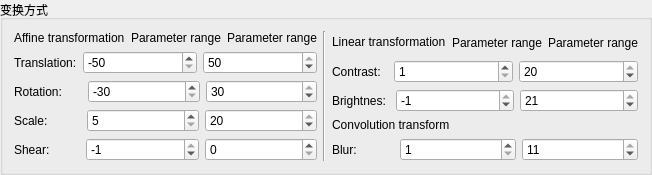
                   <widget class="QGroupBox" name="groupBox_2">
                    <property name="sizePolicy">
                     <sizepolicy hsizetype="Preferred" vsizetype="Preferred">
                      <horstretch>0</horstretch>
                      <verstretch>0</verstretch>
                     </sizepolicy>
                    </property>
                    <property name="title">
                     <string>变换方式</string>
                    </property>
                    <layout class="QHBoxLayout" name="horizontalLayout_54">
                     <item>
                      <layout class="QVBoxLayout" name="verticalLayout_24">
                       <item>
                        <layout class="QHBoxLayout" name="horizontalLayout_52">
                         <item>
                          <widget class="QLabel" name="label_32">
                           <property name="sizePolicy">
                            <sizepolicy hsizetype="Preferred" vsizetype="Fixed">
                             <horstretch>0</horstretch>
                             <verstretch>0</verstretch>
                            </sizepolicy>
                           </property>
                           <property name="text">
                            <string>Affine transformation</string>
                           </property>
                          </widget>
                         </item>
                         <item>
                          <widget class="QLabel" name="label_18">
                           <property name="text">
                            <string>Parameter range</string>
                           </property>
                          </widget>
                         </item>
                         <item>
                          <widget class="QLabel" name="label_19">
                           <property name="text">
                            <string>Parameter range</string>
                           </property>
                          </widget>
                         </item>
                        </layout>
                       </item>
                       <item>
                        <layout class="QHBoxLayout" name="horizontalLayout_44" stretch="0,1,1">
                         <item>
                          <widget class="QLabel" name="pingyi_Label_2">
                           <property name="text">
                            <string>Translation:</string>
                           </property>
                          </widget>
                         </item>
                         <item>
                          <widget class="QSpinBox" name="py_spinBox_1">
                           <property name="minimum">
                            <number>-50</number>
                           </property>
                           <property name="maximum">
                            <number>-1</number>
                           </property>
                           <property name="value">
                            <number>-50</number>
                           </property>
                          </widget>
                         </item>
                         <item>
                          <widget class="QSpinBox" name="py_spinBox_2">
                           <property name="minimum">
                            <number>0</number>
                           </property>
                           <property name="maximum">
                            <number>50</number>
                           </property>
                           <property name="value">
                            <number>50</number>
                           </property>
                          </widget>
                         </item>
                        </layout>
                       </item>
                       <item>
                        <layout class="QHBoxLayout" name="horizontalLayout_46" stretch="0,1,1">
                         <item>
                          <widget class="QLabel" name="xuanzhuan_Label_2">
                           <property name="text">
                            <string>Rotation:      </string>
                           </property>
                          </widget>
                         </item>
                         <item>
                          <widget class="QSpinBox" name="xz_spinBox_1">
                           <property name="minimum">
                            <number>-30</number>
                           </property>
                           <property name="maximum">
                            <number>-1</number>
                           </property>
                           <property name="value">
                            <number>-30</number>
                           </property>
                          </widget>
                         </item>
                         <item>
                          <widget class="QSpinBox" name="xz_spinBox_2">
                           <property name="minimum">
                            <number>0</number>
                           </property>
                           <property name="maximum">
                            <number>30</number>
                           </property>
                           <property name="value">
                            <number>30</number>
                           </property>
                          </widget>
                         </item>
                        </layout>
                       </item>
                       <item>
                        <layout class="QHBoxLayout" name="horizontalLayout_47" stretch="0,1,1">
                         <item>
                          <widget class="QLabel" name="suofang_Label_2">
                           <property name="text">
                            <string>Scale:          </string>
                           </property>
                          </widget>
                         </item>
                         <item>
                          <widget class="QSpinBox" name="sf_spinBox_1">
                           <property name="minimum">
                            <number>5</number>
                           </property>
                           <property name="maximum">
                            <number>12</number>
                           </property>
                          </widget>
                         </item>
                         <item>
                          <widget class="QSpinBox" name="sf_spinBox_2">
                           <property name="minimum">
                            <number>13</number>
                           </property>
                           <property name="maximum">
                            <number>20</number>
                           </property>
                           <property name="value">
                            <number>20</number>
                           </property>
                          </widget>
                         </item>
                        </layout>
                       </item>
                       <item>
                        <layout class="QHBoxLayout" name="horizontalLayout_48" stretch="0,1,1">
                         <item>
                          <widget class="QLabel" name="jianqie_Label_2">
                           <property name="text">
                            <string>Shear:         </string>
                           </property>
                          </widget>
                         </item>
                         <item>
                          <widget class="QSpinBox" name="jq_spinBox_1">
                           <property name="minimum">
                            <number>-5</number>
                           </property>
                           <property name="maximum">
                            <number>-1</number>
                           </property>
                          </widget>
                         </item>
                         <item>
                          <widget class="QSpinBox" name="jq_spinBox_2">
                           <property name="maximum">
                            <number>5</number>
                           </property>
                          </widget>
                         </item>
                        </layout>
                       </item>
                      </layout>
                     </item>
                     <item>
                      <widget class="Line" name="line_8">
                       <property name="orientation">
                        <enum>Qt::Vertical</enum>
                       </property>
                      </widget>
                     </item>
                     <item>
                      <layout class="QVBoxLayout" name="verticalLayout_25">
                       <item>
                        <layout class="QHBoxLayout" name="horizontalLayout_53">
                         <item>
                          <widget class="QLabel" name="label_35">
                           <property name="sizePolicy">
                            <sizepolicy hsizetype="Preferred" vsizetype="Fixed">
                             <horstretch>0</horstretch>
                             <verstretch>0</verstretch>
                            </sizepolicy>
                           </property>
                           <property name="text">
                            <string>Linear transformation</string>
                           </property>
                          </widget>
                         </item>
                         <item>
                          <widget class="QLabel" name="label_20">
                           <property name="text">
                            <string>Parameter range</string>
                           </property>
                          </widget>
                         </item>
                         <item>
                          <widget class="QLabel" name="label_22">
                           <property name="text">
                            <string>Parameter range</string>
                           </property>
                          </widget>
                         </item>
                        </layout>
                       </item>
                       <item>
                        <layout class="QHBoxLayout" name="horizontalLayout_50" stretch="0,1,1">
                         <item>
                          <widget class="QLabel" name="duibi_Label_2">
                           <property name="text">
                            <string>Contrast:  </string>
                           </property>
                          </widget>
                         </item>
                         <item>
                          <widget class="QSpinBox" name="db_spinBox_1">
                           <property name="minimum">
                            <number>1</number>
                           </property>
                           <property name="maximum">
                            <number>10</number>
                           </property>
                          </widget>
                         </item>
                         <item>
                          <widget class="QSpinBox" name="db_spinBox_2">
                           <property name="minimum">
                            <number>11</number>
                           </property>
                           <property name="maximum">
                            <number>20</number>
                           </property>
                           <property name="value">
                            <number>20</number>
                           </property>
                          </widget>
                         </item>
                        </layout>
                       </item>
                       <item>
                        <layout class="QHBoxLayout" name="horizontalLayout_51" stretch="0,1,1">
                         <item>
                          <widget class="QLabel" name="light_Label_2">
                           <property name="text">
                            <string>Brightnes: </string>
                           </property>
                          </widget>
                         </item>
                         <item>
                          <widget class="QSpinBox" name="ld_spinBox_1">
                           <property name="minimum">
                            <number>-21</number>
                           </property>
                           <property name="maximum">
                            <number>-1</number>
                           </property>
                          </widget>
                         </item>
                         <item>
                          <widget class="QSpinBox" name="ld_spinBox_2">
                           <property name="maximum">
                            <number>21</number>
                           </property>
                           <property name="value">
                            <number>21</number>
                           </property>
                          </widget>
                         </item>
                        </layout>
                       </item>
                       <item>
                        <widget class="QLabel" name="label_34">
                         <property name="sizePolicy">
                          <sizepolicy hsizetype="Preferred" vsizetype="Fixed">
                           <horstretch>0</horstretch>
                           <verstretch>0</verstretch>
                          </sizepolicy>
                         </property>
                         <property name="text">
                          <string>Convolution transform</string>
                         </property>
                        </widget>
                       </item>
                       <item>
                        <layout class="QHBoxLayout" name="horizontalLayout_49" stretch="0,1,1">
                         <item>
                          <widget class="QLabel" name="aveblur_Label_2">
                           <property name="text">
                            <string>Blur:           </string>
                           </property>
                          </widget>
                         </item>
                         <item>
                          <widget class="QSpinBox" name="mh_spinBox_1">
                           <property name="minimum">
                            <number>1</number>
                           </property>
                           <property name="maximum">
                            <number>5</number>
                           </property>
                          </widget>
                         </item>
                         <item>
                          <widget class="QSpinBox" name="mh_spinBox_2">
                           <property name="minimum">
                            <number>6</number>
                           </property>
                           <property name="maximum">
                            <number>11</number>
                           </property>
                           <property name="value">
                            <number>11</number>
                           </property>
                          </widget>
                         </item>
                        </layout>
                       </item>
                      </layout>
                     </item>
                    </layout>
                   </widget>
